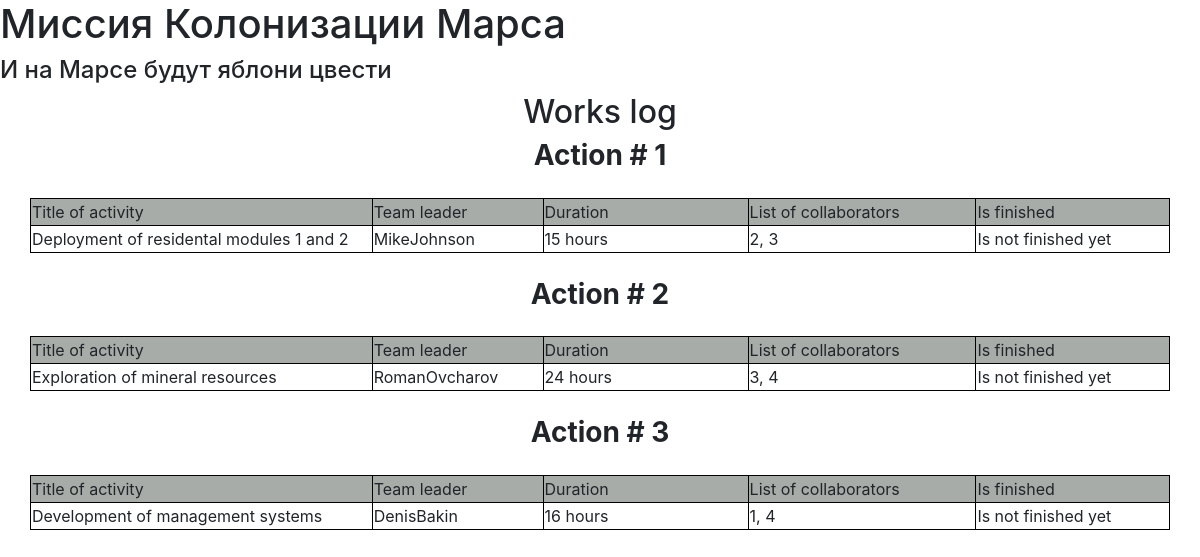
The app's page /works with its own data.
### data/jobs.py (models this page shows, shortened)
class Jobs(SqlAlchemyBase):
    __tablename__ = 'jobs'
    id = sqlalchemy.Column(sqlalchemy.Integer, primary_key=True, autoincrement=True, unique=True)
    team_leader = sqlalchemy.Column(sqlalchemy.Integer, sqlalchemy.ForeignKey('users.id'))
    job = sqlalchemy.Column(sqlalchemy.String)
    work_size = sqlalchemy.Column(sqlalchemy.Integer)
    collaborators = sqlalchemy.Column(sqlalchemy.String)
    start_date = sqlalchemy.Column(sqlalchemy.DateTime, default=datetime.datetime.now())
    end_date = sqlalchemy.Column(sqlalchemy.DateTime)
    is_finished = sqlalchemy.Column(sqlalchemy.Boolean)

### data/users.py (models this page shows, shortened)
class User(SqlAlchemyBase):
    __tablename__ = 'users'
    id = sqlalchemy.Column(sqlalchemy.Integer, primary_key=True, autoincrement=True)
    surname = sqlalchemy.Column(sqlalchemy.String)
    name = sqlalchemy.Column(sqlalchemy.String)
    age = sqlalchemy.Column(sqlalchemy.Integer)
    position = sqlalchemy.Column(sqlalchemy.String)
    speciality = sqlalchemy.Column(sqlalchemy.String)
    address = sqlalchemy.Column(sqlalchemy.String)
    email = sqlalchemy.Column(sqlalchemy.String, unique=True)
    hashed_password = sqlalchemy.Column(sqlalchemy.String)
    modified_date = sqlalchemy.Column(sqlalchemy.DateTime, default=datetime.datetime.now)

### main.py (the view)
@app.route('/works')
def works():
    works = session.query(Jobs).all()
    params = {'title': 'Works log',
              'session': session,
              'works': works,
              'User': User
              }
    return render_template('works_log.html', **params)

### templates/works_log.html (shortened to what this page needs)
{% extends 'base.html' %}
{% block content %}
<div align="center">
    <h2>Works log</h2>
    {% for i in works %}
    <h3><strong>Action # {{ loop.index }}</strong></h3>
    <table align="center" width="95%">
        <tr style="background-color: #A8ACA9;">
            <td width="30%">Title of activity</td>
            <td width="18">Team leader</td>
            <td width="18%">Duration</td>
            <td width="20%">List of collaborators</td>
            <td width="17%">Is finished</td>
        </tr>
        <tr>
            <td>{{ i.job }}</td>
            <td>{{ session.query(User).filter(User.id == i.team_leader)[0].name + session.query(User).filter(User.id == i.team_leader)[0].surname }}</td>
            <td>{{ i.work_size }} hours</td>
            <td>{{ i.collaborators }}</td>
            {% if i.is_finished %}
            <td>Is finished</td>
            {% else %}
            <td>Is not finished yet</td>
            {% endif %}
        </tr>
    </table>
    {% endfor %}
</div>
{% endblock %}

### templates/base.html (shortened to what this page needs)
<!DOCTYPE html>
<html lang="en">
<head>
    <link rel="stylesheet" href="https://maxcdn.bootstrapcdn.com/bootstrap/4.0.0-alpha.4/css/bootstrap.min.css">
</head>
<body>
<h1>Миссия Колонизации Марса</h1>
<h4>И на Марсе будут яблони цвести</h4>
{% block content %}
{% endblock %}
</body>
</html>

### templates/works_log.html (style rules this page uses)
table { border-collapse: collapse; }
table, th, td { border: 1px solid black; margin-top: 25px; margin-bottom: 25px; }

### records on screen
Jobs: job "Deployment of residental modules 1 and 2", query "MikeJohnson", work_size "15", collaborators "2, 3", is_finished "Is not finished yet"
Jobs: job "Exploration of mineral resources", query "RomanOvcharov", work_size "24", collaborators "3, 4", is_finished "Is not finished yet"
Jobs: job "Development of management systems", query "DenisBakin", work_size "16", collaborators "1, 4", is_finished "Is not finished yet"
